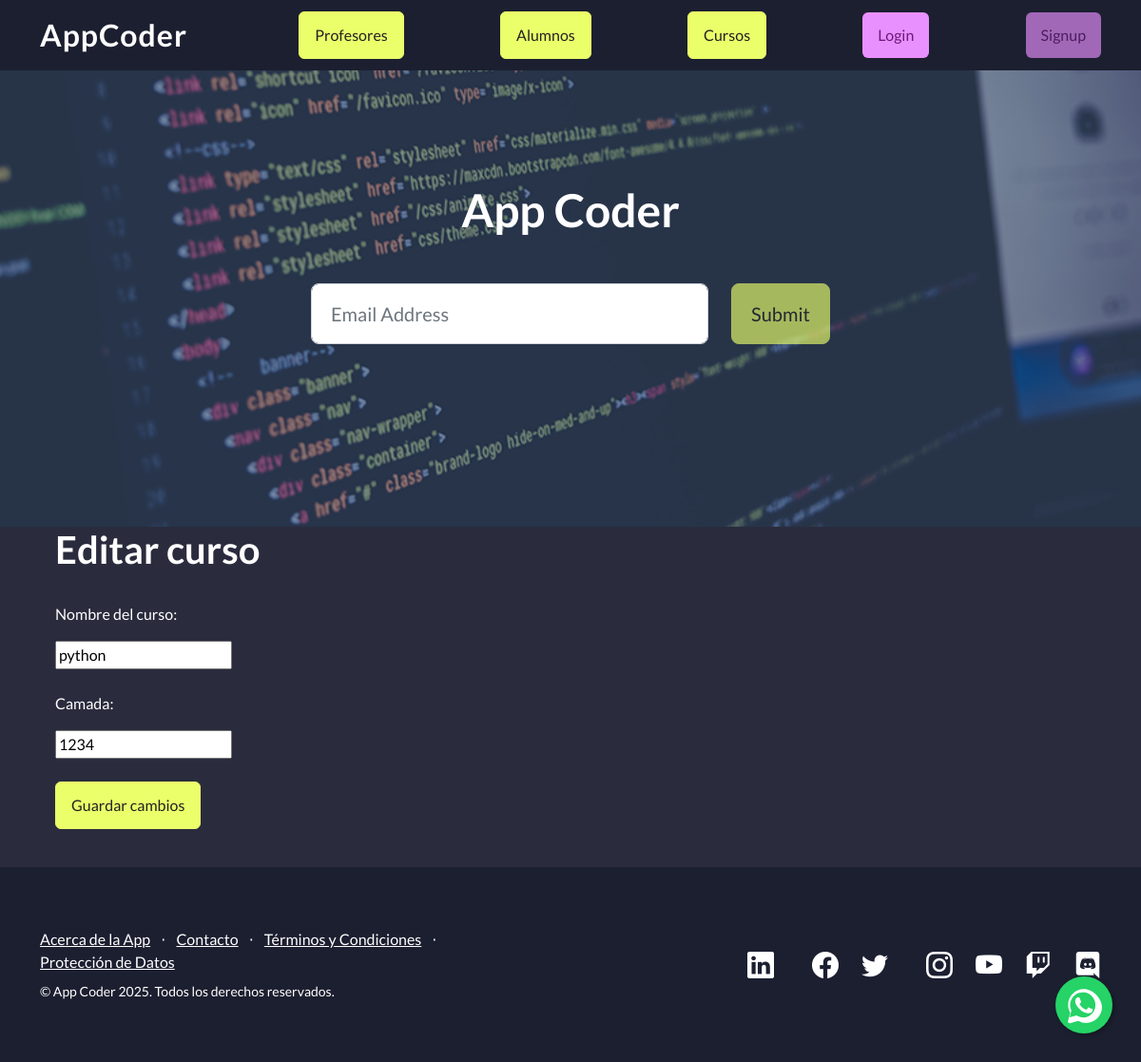
/AppCoder/editar_curso/1, run on an earlier commit of the app's database.
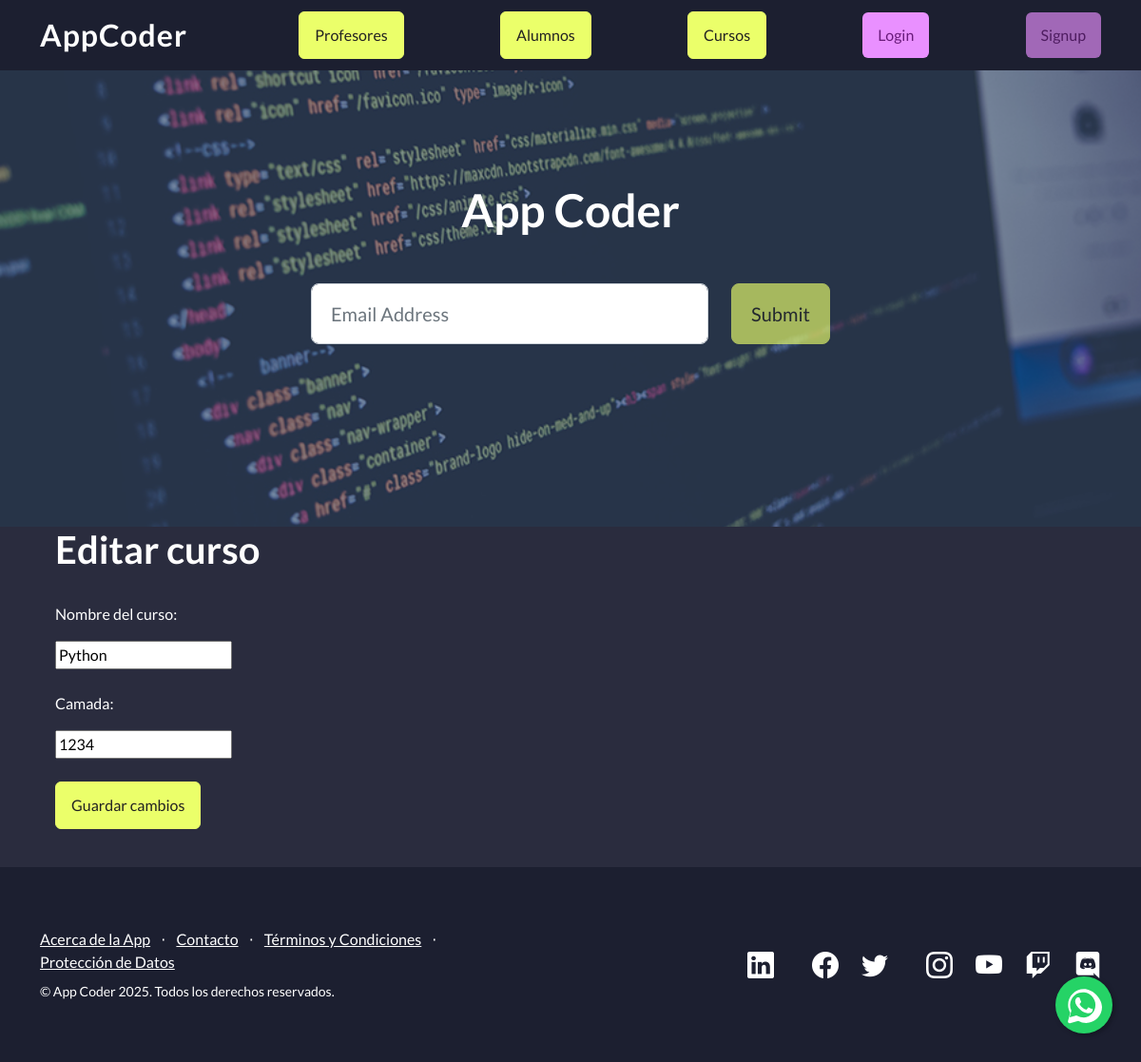
And on a later commit of the database.
### AppCoder/models.py (models this page shows, shortened)
class Curso(models.Model):
    nombre = models.CharField(max_length=40)
    camada = models.IntegerField()

### AppCoder/views.py (the view)
# urls.py: path('editar_curso/<int:id>', views.editar_curso, name='editar_curso'),
def editar_curso(request, id):
    curso = Curso.objects.get(id=id)
    if request.method == "POST":
        curso.nombre = request.POST["nombre"]
        curso.camada = request.POST["camada"]
        curso.save()
        messages.success(request, f"Curso {curso.nombre} editado con éxito")
        return redirect('cursos')
    return render(request, "editar_curso.html", {"curso": curso})

### AppCoder/template/editar_curso.html (shortened to what this page needs)
{% extends "padre.html" %}
{% load static %}
{% block contenido %}
<ul>
    <form method="POST" action="{% url 'editar_curso' curso.id %}" class="container">
        <h1>Editar curso</h1>
        <br>
        <p>Nombre del curso:</p>
        <input type="text" name="nombre" value="{{ curso.nombre }}" required>
        <br>
        <br>
        <p>Camada:</p>
        <input type="text" name="camada" value="{{ curso.camada }}" required>
        <br>
        <br>
        <input type="submit" value="Guardar cambios" class="btn btn-primary">
        <br>
        <br>
    </form>
</ul>
{% endblock %}

What changed in the data, as far as the page shows it:
changed Curso: nombre "python" → "Python"
